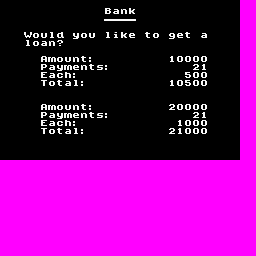

Rendered tile map (Tiled .tmx) drawn with the repository's tilesets; below, a short description and the full map source, tile grids included:
An orthogonal 32x32 tile map with 8x8 px tiles, 1 tile layer (Tile Layer 1).

<map version="1.5" tiledversion="1.6.0" orientation="orthogonal" renderorder="right-down" width="32" height="32" tilewidth="8" tileheight="8" infinite="0" nextlayerid="2" nextobjectid="1">
 <tileset firstgid="1" source="menus_tileset.tsx" />
 <layer id="1" name="Tile Layer 1" width="32" height="32">
  <data encoding="csv">
33,33,33,33,33,33,33,33,33,33,33,33,33,33,33,33,33,33,33,33,33,33,33,33,33,33,33,33,33,33,1,1,
33,33,33,33,33,33,33,33,33,33,33,33,33,67,98,111,108,33,33,33,33,33,33,33,33,33,33,33,33,33,1,1,
33,33,33,33,33,33,33,33,33,33,33,33,33,134,134,134,134,33,33,33,33,33,33,33,33,33,33,33,33,33,1,1,
33,33,33,33,33,33,33,33,33,33,33,33,33,33,33,33,33,33,33,33,33,33,33,33,33,33,33,33,33,33,1,1,
33,33,33,88,112,118,109,101,33,122,112,118,33,109,106,108,102,33,117,112,33,104,102,117,33,98,33,33,33,33,1,1,
33,33,33,109,112,98,111,64,33,33,33,33,33,33,33,33,33,33,33,33,33,33,33,33,33,33,33,33,33,33,1,1,
33,33,33,33,33,33,33,33,33,33,33,33,33,33,33,33,33,33,33,33,33,33,33,33,33,33,33,33,33,33,1,1,
33,33,33,33,33,66,110,112,118,111,117,59,33,33,33,33,33,33,33,33,33,50,80,80,80,80,33,33,33,33,1,1,
33,33,33,33,33,81,98,122,110,102,111,117,116,59,33,33,33,33,33,33,33,33,33,33,51,50,33,33,33,33,1,1,
33,33,33,33,33,70,98,100,105,59,33,33,33,33,33,33,33,33,33,33,33,33,33,54,80,80,33,33,33,33,1,1,
33,33,33,33,33,85,112,117,98,109,59,33,33,33,33,33,33,33,33,33,33,50,80,54,80,80,33,33,33,33,1,1,
33,33,33,33,33,33,33,33,33,33,33,33,33,33,33,33,33,33,33,33,33,33,33,33,33,33,33,33,33,33,1,1,
33,33,33,33,33,33,33,33,33,33,33,33,33,33,33,33,33,33,33,33,33,33,33,33,33,33,33,33,33,33,1,1,
33,33,33,33,33,66,110,112,118,111,117,59,33,33,33,33,33,33,33,33,33,51,80,80,80,80,33,33,33,33,1,1,
33,33,33,33,33,81,98,122,110,102,111,117,116,59,33,33,33,33,33,33,33,33,33,33,51,50,33,33,33,33,1,1,
33,33,33,33,33,70,98,100,105,59,33,33,33,33,33,33,33,33,33,33,33,33,50,49,80,80,33,33,33,33,1,1,
33,33,33,33,33,85,112,117,98,109,59,33,33,33,33,33,33,33,33,33,33,51,50,49,80,80,33,33,33,33,1,1,
33,33,33,33,33,33,33,33,33,33,33,33,33,33,33,33,33,33,33,33,33,33,33,33,33,33,33,33,33,33,1,1,
33,33,33,33,33,33,33,33,33,33,33,33,33,33,33,33,33,33,33,33,33,33,33,33,33,33,33,33,33,33,1,1,
33,33,33,33,33,33,33,33,33,33,33,33,33,33,33,33,33,33,33,33,33,33,33,33,33,33,33,33,33,33,1,1,
1,1,1,1,1,1,1,1,1,1,1,1,1,1,1,1,1,1,1,1,1,1,1,1,1,1,1,1,1,1,1,1,
1,1,1,1,1,1,1,1,1,1,1,1,1,1,1,1,1,1,1,1,1,1,1,1,1,1,1,1,1,1,1,1,
1,1,1,1,1,1,1,1,1,1,1,1,1,1,1,1,1,1,1,1,1,1,1,1,1,1,1,1,1,1,1,1,
1,1,1,1,1,1,1,1,1,1,1,1,1,1,1,1,1,1,1,1,1,1,1,1,1,1,1,1,1,1,1,1,
1,1,1,1,1,1,1,1,1,1,1,1,1,1,1,1,1,1,1,1,1,1,1,1,1,1,1,1,1,1,1,1,
1,1,1,1,1,1,1,1,1,1,1,1,1,1,1,1,1,1,1,1,1,1,1,1,1,1,1,1,1,1,1,1,
1,1,1,1,1,1,1,1,1,1,1,1,1,1,1,1,1,1,1,1,1,1,1,1,1,1,1,1,1,1,1,1,
1,1,1,1,1,1,1,1,1,1,1,1,1,1,1,1,1,1,1,1,1,1,1,1,1,1,1,1,1,1,1,1,
1,1,1,1,1,1,1,1,1,1,1,1,1,1,1,1,1,1,1,1,1,1,1,1,1,1,1,1,1,1,1,1,
1,1,1,1,1,1,1,1,1,1,1,1,1,1,1,1,1,1,1,1,1,1,1,1,1,1,1,1,1,1,1,1,
1,1,1,1,1,1,1,1,1,1,1,1,1,1,1,1,1,1,1,1,1,1,1,1,1,1,1,1,1,1,1,1,
1,1,1,1,1,1,1,1,1,1,1,1,1,1,1,1,1,1,1,1,1,1,1,1,1,1,1,1,1,1,1,1
</data>
 </layer>
</map>